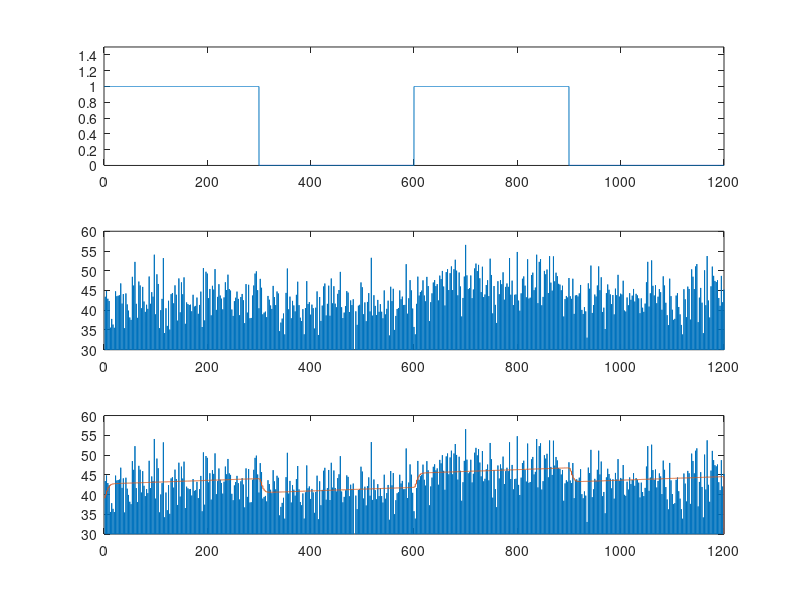

Recreate this plot in MATLAB.
clear all; close all; clc;      %Clear all workspaces

% Define parameters, time, and the hrf
nTRs=480; theta=2.9; B0=40; delta=.01;
beta=[theta; B0; delta];
t=0:.1:1200; T0=0; n=4; lamda=2;
hrf=((t-T0).^(n-1)).*exp(-(t-T0)/lamda)/((lamda^n)*factorial(n-1));

% Define and plot the boxcar
box=[ones(1,3000),zeros(1,3000),ones(1,3000),zeros(1,3001)];
subplot(3,1,1); plot(t,box); axis([0 1200 0 1.5]);

% Convolve the hrf and boxcar and discretize
B=conv(hrf,box)/10;
tp=0:.1:2400;
for i=1:480
    N(i)=B(i*25);
end;

% Fill the design matrix
X(:,1)=N'; X(:,2)=ones(nTRs,1); X(:,3)=linspace(1, nTRs, nTRs)';

% Create and plot the data
Bdat=X*beta+normrnd(0,4,[nTRs,1]);
Bdat_plot=zeros(1,12001);
for i=1:480
    Bdat_plot(i*25)=Bdat(i);
end;
subplot(3,1,2); plot(t,Bdat_plot); axis([0 1200 30 60]); 

% Estimate the beta vector & error variance
beta_hat=inv(X'*X)*X'*Bdat
Var_e=(Bdat-X*beta_hat)'*(Bdat-X*beta_hat)/(nTRs-1-length(beta))

% Compute the t statistic
c=[1; 0; 0];
t_stat=c'*beta_hat/sqrt(Var_e*c'*inv(X'*X)*c)

%Plot predicted BOLD response
B_pred=X*beta_hat;
Bpred_plot=zeros(1,12001);
for i=1:480
    Bpred_plot((i-1)*25+1:i*25)=B_pred(i);
end;
subplot(3,1,3); plot(t,Bdat_plot); axis([0 1200 30 60]); 
hold on; plot(t,Bpred_plot); 


